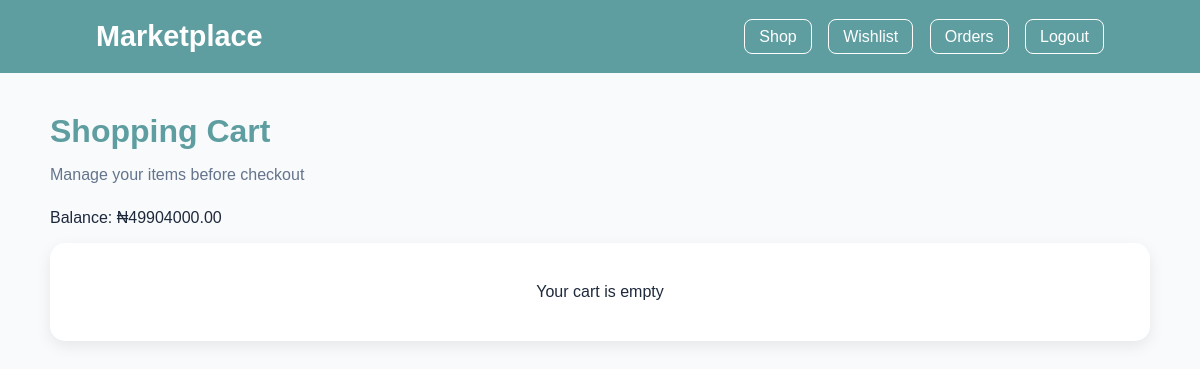
The page /cart/ (signed in) on the database as committed earlier.
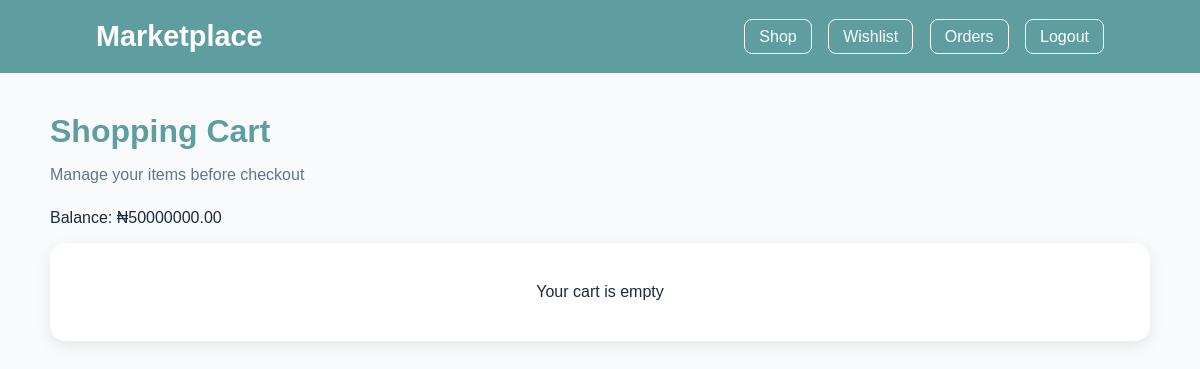
The same page on the database as committed later.
### buyer/models.py (models this page shows, shortened)
class Buyer(models.Model):
    user = models.OneToOneField(User, on_delete=models.CASCADE)
    wallet_balance = models.DecimalField(max_digits=10, decimal_places=2, default=5000000.00)
    profile_picture = models.ImageField(upload_to='buyer_profiles/', blank=True,null=True,)

### buyer/views.py (the view, shortened to what this page needs)
# urls.py: path('cart/', views.cart, name='cart'),
@login_required(login_url='buyersLogin')
def cart(request):
    buyer = Buyer.objects.get(user=request.user)
    cart = request.session.get('cart', {})
    items = []
    total = 0
    return render(request, 'cart.html', { "buyer": buyer, "items": items, "total": total})

### buyer/templates/cart.html (shortened to what this page needs)
<!DOCTYPE html>
<html lang="en">
<head>
</head>
<body>
<header>
    <div class="logo">Marketplace</div>
    <div class="nav">
        <a href="/buyerDash/">Shop</a>
        <a href="/wishlist/">Wishlist</a>
        <a href="/orderhistory/">Orders</a>
        <a href="/buyer/logout/">Logout</a>
    </div>
</header>
<div class="container">
    <h1 class="title">Shopping Cart</h1>
    <p class="subtitle">Manage your items before checkout</p>
    <p>Balance: ₦{{ buyer.wallet_balance }}</p>
    {% if items %}
    <div class="grid">
        {% for item in items %}
        <div class="card">
            <img src="{{ item.item_image.url }}" alt="{{ item.title }}">
            <div class="card-body">
                <h3>{{ item.title }}</h3>
                <div class="price">₦{{ item.formatted_price }}</div>
                <div class="qty-box">
                    <form action="{% url 'decrease_qty' item.id %}" method="POST">
                        {% csrf_token %}
                        <button class="qty-btn">-</button>
                    </form>
                    <span class="qty">{{ item.cart_qty }}</span>
                    <form action="{% url 'increase_qty' item.id %}" method="POST">
                        {% csrf_token %}
                        <button class="qty-btn">+</button>
                    </form>
                </div>
                <form action="{% url 'remove_from_cart' item.id %}" method="POST">
                    {% csrf_token %}
                    <button class="btn remove">Remove</button>
                </form>
            </div>
        </div>
        {% endfor %}
    </div>
    <div class="footer-box">
        <h3>Total: ₦{{ total }}</h3>
        <a href="/checkout/" class="checkout">Checkout</a>
    </div>
    {% else %}
    <div class="empty">
        Your cart is empty
    </div>
    {% endif %}
</div>
</body>
</html>

Rows that differ between the two databases and show on the page:
changed Buyer: wallet_balance "49904000.00" → "50000000.00"
